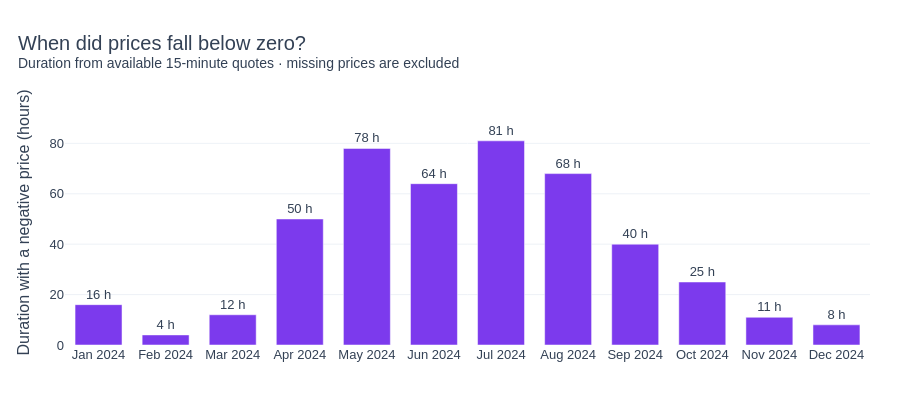

The notebook cell this image was saved under:
### Code cell
negative_months = df_env.with_columns(pl.col("Date").dt.truncate("1mo").alias("Month")).group_by("Month").agg(
    (pl.col("DayAhead_Price_EUR_MWh").count() * 0.25).alias("covered_hours"),
    ((pl.col("DayAhead_Price_EUR_MWh") < 0).fill_null(False).sum() * 0.25).alias("negative_hours"),
).sort("Month")
negative_hours = float(negative_months["negative_hours"].sum())
covered_hours = float(negative_months["covered_hours"].sum())
fig = go.Figure(go.Bar(x=negative_months["Month"].dt.strftime("%b %Y").to_list(),
    y=negative_months["negative_hours"].to_list(), marker_color=PURPLE,
    customdata=negative_months["covered_hours"].to_list(),
    text=[f"{v:g} h" for v in negative_months["negative_hours"]], textposition="outside",
    hovertemplate="%{x}: %{y:g} negative-price hours<br>%{customdata:g} covered hours<extra></extra>"))
fig.update_yaxes(title="Duration with a negative price (hours)", rangemode="tozero")
fig.update_layout(showlegend=False)
polish(fig, "When did prices fall below zero?", "Duration from available 15-minute quotes · missing prices are excluded")
report(f"""Prices were negative for **{negative_hours:,.2f} hours** out of **{covered_hours:,.2f} observed price hours**.
Negative day-ahead prices do not guarantee a negative final electricity bill: contract terms, taxes and network charges still apply.""")

### Figure 1 — Plotly figure (JSON) as saved in the notebook; plotly's stock layout.template omitted (floating-point values rounded to 4 significant figures)
{"data": [{"cliponaxis": false, "customdata": [744, 696, 743, 720, 744, 720, 744, 744, 720, 745, 720, 744], "hovertemplate": "%{x}: %{y:g} negative-price hours<br>%{customdata:g} covered hours<extra></extra>", "marker": {"color": "#7c3aed"}, "text": ["16 h", "4 h", "12 h", "50 h", "78 h", "64 h", "81 h", "68 h", "40 h", "25 h", "11 h", "8 h"], "textposition": "outside", "type": "bar", "x": ["Jan 2024", "Feb 2024", "Mar 2024", "Apr 2024", "May 2024", "Jun 2024", "Jul 2024", "Aug 2024", "Sep 2024", "Oct 2024", "Nov 2024", "Dec 2024"], "y": [16, 4, 12, 50, 78, 64, 81, 68, 40, 25, 11, 8]}], "layout": {"bargap": 0.3, "font": {"color": "#334155", "family": "Arial", "size": 13}, "height": 410, "hoverlabel": {"bgcolor": "white"}, "legend": {"orientation": "h", "x": 0, "y": 1.01, "yanchor": "bottom"}, "margin": {"b": 65, "l": 65, "r": 30, "t": 100}, "paper_bgcolor": "white", "plot_bgcolor": "white", "showlegend": false, "title": {"font": {"size": 20}, "text": "When did prices fall below zero?<br><sup>Duration from available 15-minute quotes · missing prices are excluded</sup>", "x": 0.02}, "xaxis": {"automargin": true, "showgrid": false, "zeroline": false}, "yaxis": {"automargin": true, "gridcolor": "#eef2f7", "range": [0, 97.2], "rangemode": "tozero", "title": {"text": "Duration with a negative price (hours)"}, "zeroline": false}}}
